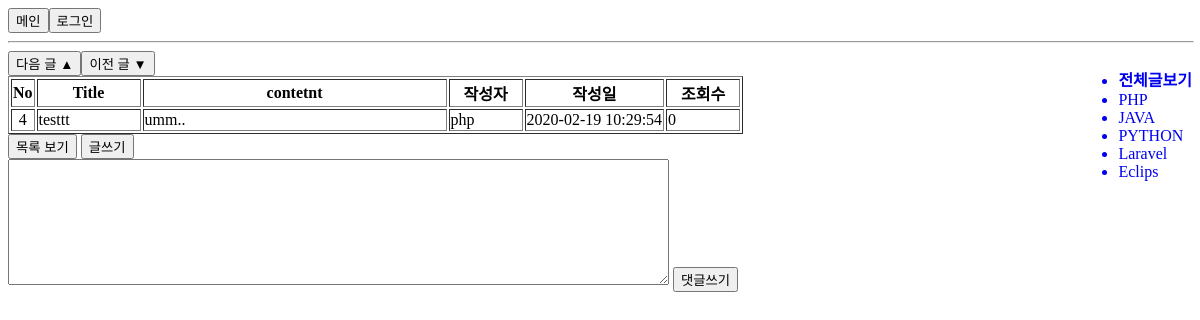
The app's page /show.php?content_no=4 with its own data.
### tables this page shows
create table category_tb(
	category_no int primary key auto_increment,
    category_nm varchar(20) 
)default charset = utf8;

### show.php (the view, shortened to what this page needs)
<link rel="stylesheet" href="show.css">
<header>
<button id="main" onclick="location.href='main.php'">메인</button>
<?php
if(isset($_SESSION['id']))
{   $id = $_SESSION['id'];
    ?>
	<button class="header" onclick="location.href='logout.php'"> 로그아웃</button>
    <a href="mypage.php"><button class="header">마이페이지</button></a>
    <?php
    print '<div class="header">'.$id.' 님</div>';
}
else
{   $id='';
?>
	<button onclick="location.href='login.html'"> 로그인</button>
<?php
}
?>
</header>
<hr>
<div class="main_content">
<?php
$pdo = DB_conn();
$_SESSION['content_no'] = $content_no = $_GET['content_no'];
$category = $_SESSION['category'];
try
{
    if($category>0)
    {   $query = "SELECT max(content_no) max, min(content_no) min from contents_tb where category_no = $category";
        $stmh=$pdo->prepare($query);
        $stmh->execute();
    }
    else
    {   $query = "SELECT max(content_no) max, min(content_no) min from contents_tb";
        $stmh=$pdo->prepare($query);
        $stmh->execute();
    }
}
catch(PDOException $e)
{   print 'err: '. $e->getMessage();
$pdo->rollBack();
}
while ($row=$stmh->fetch(PDO::FETCH_ASSOC)) {
    $max=$row['max'];
    $min=$row['min'];
}
try
{
    if($category>0)
    {   $query = "SELECT max(content_no) forward from contents_tb where content_no < $content_no and category_no=$category";
        $stmh=$pdo->prepare($query);
        $stmh->execute();
    }
    else
    {   $query = "SELECT max(content_no) forward from contents_tb where content_no < $content_no";
        $stmh=$pdo->prepare($query);
        $stmh->execute();
    }
}
catch(PDOException $e)
{   print 'err: '. $e->getMessage();
$pdo->rollBack();
}
while ($row=$stmh->fetch(PDO::FETCH_ASSOC)) {
    $forward=$row['forward'];
}
try
{
    if($category>0)
    {   $query = "SELECT min(content_no) next_ from contents_tb where content_no > $content_no and category_no = $category";
        $stmh=$pdo->prepare($query);
        $stmh->execute();
    }
    else
    {   $query = "SELECT min(content_no) next_ from contents_tb where content_no > $content_no";
        $stmh=$pdo->prepare($query);
        $stmh->execute();
    }
}
catch(PDOException $e)
{   print 'err: '. $e->getMessage();
$pdo->rollBack();
}
while ($row=$stmh->fetch(PDO::FETCH_ASSOC)) {
    $next=$row['next_'];
}
if (!($max==($content_no))) {
    print "<button onclick='location.href=\"show.php?content_no=".($next)."\"'>다음 글 ▲</button>";
}
if (!($min==($content_no))) {
    print "<button onclick='location.href=\"show.php?content_no=".($forward)."\"'>이전 글 ▼</button>";
}
if(!isset($_COOKIE[$id.$content_no])) {
    try
    {
        $query = "update contents_tb set view_cnt = view_cnt + 1 where content_no = :no";
        $stmh=$pdo->prepare($query);
        $stmh->bindValue(':no',$content_no);
        $stmh->execute();
    }
    catch(PDOException $e)
    {   print 'err: '. $e->getMessage();
    $pdo->rollBack();
    }
}
try
{
    $query = "select * from show_view where content_no = :no";
    $stmh=$pdo->prepare($query);
    $stmh->bindValue(':no',$content_no);
    $stmh->execute();
}
catch(PDOException $e)
{   print 'err: '. $e->getMessage();
    $pdo->rollBack();
}
?>
<TABLE border="1">
<TBODY>
    <TR>
        <TH>No</TH>
        <TH width=100px>Title</TH>
        <TH width=300px>contetnt</TH>
        <TH width=70px>작성자</TH>
        <TH>작성일</TH>
        <TH width=70px>조회수</TH>
    </TR>
<?php
while($row=$stmh->fetch(PDO::FETCH_ASSOC))
{?>
    <TR>
        <TD align="center"><?=htmlspecialchars($row['content_no'])?></TD>
        <TD><?=$row['title']?></TD>
        <TD><?=nl2br($row['content'])?></TD>
        <TD><?=$writer=$row['id']?></TD>
        <TD><?=$row['write_dt']?></TD>
        <TD><?=$row['view_cnt']?></TD>
    </TR>
<?php
}
?>
</TBODY>
</TABLE>
<footer>
<button onclick="location.href='list.php'">목록 보기</button>
<button onclick="location.href='insert.php'">글쓰기</button>
</div>
<div class='category'>
    <ul>
        <a href="list.php?category=0"><li><b>전체글보기</b></li></a>
        <?php
        try
        {   $query = "SELECT * from category_tb";
            $stmh = $pdo->prepare($query);
            $stmh->execute();
        }
        catch(PDOException $e){ print 'err: '.$e->getMessage(); }
        while($row=$stmh->fetch(PDO::FETCH_ASSOC))
        {   $cg_no = $row['category_no'];
            $cg_nm = $row['category_nm'];
            print "<a href='list.php?category=$cg_no'><li>$cg_nm</li></a>";
        }
        ?>
    </ul>
</div>
<?php require_once('reply.php'); ?>

### show.css (style rules this page uses)
.main_content { width: auto; float: left; }
.category { float: right; }
hr { width: 100%; }
#main { float: left; }
a:link { text-decoration: none; }

### records on screen
category_tb: category_nm "PHP"
category_tb: category_nm "JAVA"
category_tb: category_nm "PYTHON"
category_tb: category_nm "Laravel"
category_tb: category_nm "Eclips"

### other values on screen
$row['content_no'] "4"
$row['title'] "testtt"
$row['content'] "umm.."
$writer=$row['id'] "php"
$row['write_dt'] "2020-02-19 10:29:54"
$row['view_cnt'] "0"
